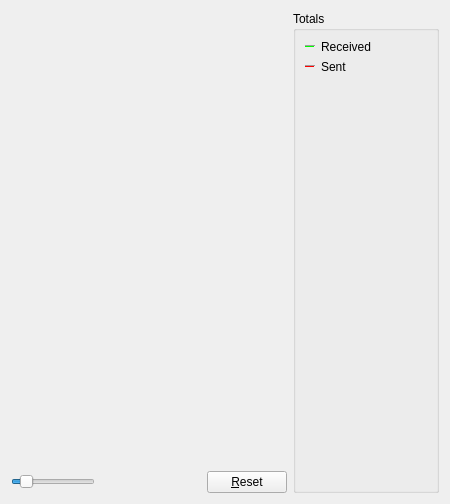
     <widget class="QWidget" name="tab_nettraffic">
      <attribute name="title">
       <string>&amp;Network Traffic</string>
      </attribute>
      <layout class="QHBoxLayout" name="horizontalLayout_3">
       <item>
        <layout class="QVBoxLayout" name="verticalLayout_4">
         <item>
          <widget class="TrafficGraphWidget" name="trafficGraph" native="true">
           <property name="sizePolicy">
            <sizepolicy hsizetype="Expanding" vsizetype="Expanding">
             <horstretch>0</horstretch>
             <verstretch>0</verstretch>
            </sizepolicy>
           </property>
          </widget>
         </item>
         <item>
          <layout class="QHBoxLayout" name="horizontalLayout_2">
           <item>
            <widget class="QSlider" name="sldGraphRange">
             <property name="minimum">
              <number>1</number>
             </property>
             <property name="maximum">
              <number>288</number>
             </property>
             <property name="pageStep">
              <number>12</number>
             </property>
             <property name="value">
              <number>36</number>
             </property>
             <property name="orientation">
              <enum>Qt::Horizontal</enum>
             </property>
            </widget>
           </item>
           <item>
            <widget class="QLabel" name="lblGraphRange">
             <property name="minimumSize">
              <size>
               <width>100</width>
               <height>0</height>
              </size>
             </property>
             <property name="alignment">
              <set>Qt::AlignCenter</set>
             </property>
            </widget>
           </item>
           <item>
            <widget class="QPushButton" name="btnClearTrafficGraph">
             <property name="text">
              <string>&amp;Reset</string>
             </property>
             <property name="autoDefault">
              <bool>false</bool>
             </property>
            </widget>
           </item>
          </layout>
         </item>
        </layout>
       </item>
       <item>
        <layout class="QVBoxLayout" name="verticalLayout">
         <item>
          <widget class="QGroupBox" name="groupBox">
           <property name="title">
            <string>Totals</string>
           </property>
           <layout class="QVBoxLayout" name="verticalLayout_5">
            <item>
             <layout class="QHBoxLayout" name="horizontalLayout_4">
              <item>
               <widget class="Line" name="line">
                <property name="sizePolicy">
                 <sizepolicy hsizetype="Fixed" vsizetype="Fixed">
                  <horstretch>0</horstretch>
                  <verstretch>0</verstretch>
                 </sizepolicy>
                </property>
                <property name="minimumSize">
                 <size>
                  <width>10</width>
                  <height>0</height>
                 </size>
                </property>
                <property name="palette">
                 <palette>
                  <active>
                   <colorrole role="Light">
                    <brush brushstyle="SolidPattern">
                     <color alpha="255">
                      <red>0</red>
                      <green>255</green>
                      <blue>0</blue>
                     </color>
                    </brush>
                   </colorrole>
                  </active>
                  <inactive>
                   <colorrole role="Light">
                    <brush brushstyle="SolidPattern">
                     <color alpha="255">
                      <red>0</red>
                      <green>255</green>
                      <blue>0</blue>
                     </color>
                    </brush>
                   </colorrole>
                  </inactive>
                  <disabled>
                   <colorrole role="Light">
                    <brush brushstyle="SolidPattern">
                     <color alpha="255">
                      <red>0</red>
                      <green>255</green>
                      <blue>0</blue>
                     </color>
                    </brush>
                   </colorrole>
                  </disabled>
                 </palette>
                </property>
                <property name="orientation">
                 <enum>Qt::Horizontal</enum>
                </property>
               </widget>
              </item>
              <item>
               <widget class="QLabel" name="label_16">
                <property name="text">
                 <string>Received</string>
                </property>
               </widget>
              </item>
              <item>
               <widget class="QLabel" name="lblBytesIn">
                <property name="minimumSize">
                 <size>
                  <width>50</width>
                  <height>0</height>
                 </size>
                </property>
                <property name="alignment">
                 <set>Qt::AlignRight|Qt::AlignTrailing|Qt::AlignVCenter</set>
                </property>
               </widget>
              </item>
             </layout>
            </item>
            <item>
             <layout class="QHBoxLayout" name="horizontalLayout_5">
              <item>
               <widget class="Line" name="line_2">
                <property name="sizePolicy">
                 <sizepolicy hsizetype="Fixed" vsizetype="Fixed">
                  <horstretch>0</horstretch>
                  <verstretch>0</verstretch>
                 </sizepolicy>
                </property>
                <property name="minimumSize">
                 <size>
                  <width>10</width>
                  <height>0</height>
                 </size>
                </property>
                <property name="palette">
                 <palette>
                  <active>
                   <colorrole role="Light">
                    <brush brushstyle="SolidPattern">
                     <color alpha="255">
                      <red>255</red>
                      <green>0</green>
                      <blue>0</blue>
                     </color>
                    </brush>
                   </colorrole>
                  </active>
                  <inactive>
                   <colorrole role="Light">
                    <brush brushstyle="SolidPattern">
                     <color alpha="255">
                      <red>255</red>
                      <green>0</green>
                      <blue>0</blue>
                     </color>
                    </brush>
                   </colorrole>
                  </inactive>
                  <disabled>
                   <colorrole role="Light">
                    <brush brushstyle="SolidPattern">
                     <color alpha="255">
                      <red>255</red>
                      <green>0</green>
                      <blue>0</blue>
                     </color>
                    </brush>
                   </colorrole>
                  </disabled>
                 </palette>
                </property>
                <property name="orientation">
                 <enum>Qt::Horizontal</enum>
                </property>
               </widget>
              </item>
              <item>
               <widget class="QLabel" name="label_17">
                <property name="text">
                 <string>Sent</string>
                </property>
               </widget>
              </item>
              <item>
               <widget class="QLabel" name="lblBytesOut">
                <property name="minimumSize">
                 <size>
                  <width>50</width>
                  <height>0</height>
                 </size>
                </property>
                <property name="alignment">
                 <set>Qt::AlignRight|Qt::AlignTrailing|Qt::AlignVCenter</set>
                </property>
               </widget>
              </item>
             </layout>
            </item>
            <item>
             <spacer name="verticalSpacer_4">
              <property name="orientation">
               <enum>Qt::Vertical</enum>
              </property>
              <property name="sizeHint" stdset="0">
               <size>
                <width>20</width>
                <height>407</height>
               </size>
              </property>
             </spacer>
            </item>
           </layout>
          </widget>
         </item>
        </layout>
       </item>
      </layout>
     </widget>
